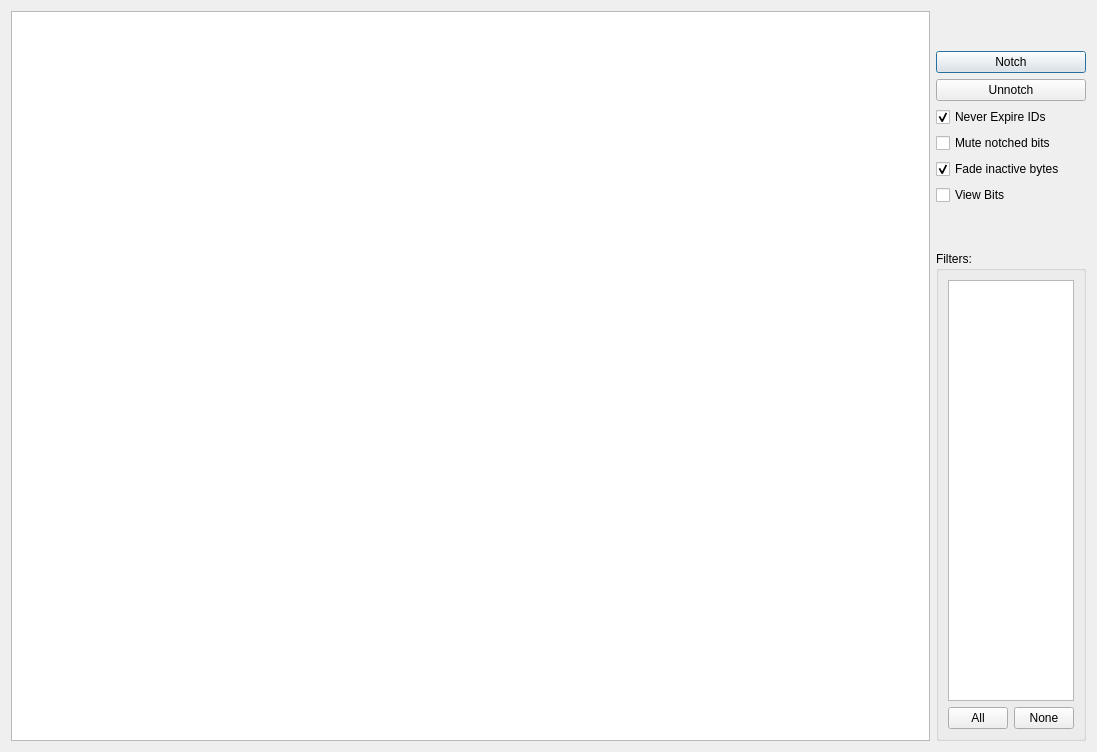
<?xml version="1.0" encoding="UTF-8"?>
<ui version="4.0">
 <class>snifferWindow</class>
 <widget class="QDialog" name="snifferWindow">
  <property name="geometry">
   <rect>
    <x>0</x>
    <y>0</y>
    <width>1097</width>
    <height>752</height>
   </rect>
  </property>
  <property name="windowTitle">
   <string>Sniffer</string>
  </property>
  <layout class="QHBoxLayout" name="horizontalLayout">
   <property name="sizeConstraint">
    <enum>QLayout::SetDefaultConstraint</enum>
   </property>
   <item>
    <widget class="QTreeView" name="treeView">
     <property name="selectionMode">
      <enum>QAbstractItemView::NoSelection</enum>
     </property>
    </widget>
   </item>
   <item>
    <layout class="QVBoxLayout" name="verticalLayout_2" stretch="0">
     <item>
      <layout class="QVBoxLayout" name="verticalLayout">
       <item>
        <spacer name="verticalSpacer_2">
         <property name="orientation">
          <enum>Qt::Vertical</enum>
         </property>
         <property name="sizeType">
          <enum>QSizePolicy::Maximum</enum>
         </property>
         <property name="sizeHint" stdset="0">
          <size>
           <width>20</width>
           <height>40</height>
          </size>
         </property>
        </spacer>
       </item>
       <item>
        <widget class="QPushButton" name="btNotch">
         <property name="sizePolicy">
          <sizepolicy hsizetype="Fixed" vsizetype="Fixed">
           <horstretch>0</horstretch>
           <verstretch>0</verstretch>
          </sizepolicy>
         </property>
         <property name="maximumSize">
          <size>
           <width>150</width>
           <height>16777215</height>
          </size>
         </property>
         <property name="text">
          <string>Notch</string>
         </property>
        </widget>
       </item>
       <item>
        <widget class="QPushButton" name="btUnNotch">
         <property name="sizePolicy">
          <sizepolicy hsizetype="Fixed" vsizetype="Fixed">
           <horstretch>0</horstretch>
           <verstretch>0</verstretch>
          </sizepolicy>
         </property>
         <property name="maximumSize">
          <size>
           <width>150</width>
           <height>16777215</height>
          </size>
         </property>
         <property name="text">
          <string>Unnotch</string>
         </property>
        </widget>
       </item>
       <item>
        <widget class="QCheckBox" name="cbNoExpire">
         <property name="text">
          <string>Never Expire IDs</string>
         </property>
         <property name="checked">
          <bool>true</bool>
         </property>
        </widget>
       </item>
       <item>
        <widget class="QCheckBox" name="cbMuteNotched">
         <property name="text">
          <string>Mute notched bits</string>
         </property>
        </widget>
       </item>
       <item>
        <widget class="QCheckBox" name="cbFadeInactive">
         <property name="text">
          <string>Fade inactive bytes</string>
         </property>
         <property name="checked">
          <bool>true</bool>
         </property>
        </widget>
       </item>
       <item>
        <widget class="QCheckBox" name="cbViewBits">
         <property name="text">
          <string>View Bits</string>
         </property>
        </widget>
       </item>
       <item>
        <spacer name="verticalSpacer">
         <property name="orientation">
          <enum>Qt::Vertical</enum>
         </property>
         <property name="sizeType">
          <enum>QSizePolicy::Maximum</enum>
         </property>
         <property name="sizeHint" stdset="0">
          <size>
           <width>20</width>
           <height>40</height>
          </size>
         </property>
        </spacer>
       </item>
       <item>
        <widget class="QGroupBox" name="groupBox">
         <property name="sizePolicy">
          <sizepolicy hsizetype="Preferred" vsizetype="Expanding">
           <horstretch>0</horstretch>
           <verstretch>0</verstretch>
          </sizepolicy>
         </property>
         <property name="maximumSize">
          <size>
           <width>150</width>
           <height>16777215</height>
          </size>
         </property>
         <property name="title">
          <string>Filters:</string>
         </property>
         <layout class="QVBoxLayout" name="verticalLayout_5">
          <property name="sizeConstraint">
           <enum>QLayout::SetDefaultConstraint</enum>
          </property>
          <item>
           <widget class="QListWidget" name="listWidget">
            <property name="sizePolicy">
             <sizepolicy hsizetype="Fixed" vsizetype="Expanding">
              <horstretch>0</horstretch>
              <verstretch>0</verstretch>
             </sizepolicy>
            </property>
            <property name="minimumSize">
             <size>
              <width>0</width>
              <height>0</height>
             </size>
            </property>
            <property name="maximumSize">
             <size>
              <width>150</width>
              <height>16777215</height>
             </size>
            </property>
           </widget>
          </item>
          <item>
           <layout class="QHBoxLayout" name="horizontalLayout_2" stretch="0,0">
            <property name="sizeConstraint">
             <enum>QLayout::SetDefaultConstraint</enum>
            </property>
            <item>
             <widget class="QPushButton" name="btAll">
              <property name="maximumSize">
               <size>
                <width>75</width>
                <height>16777215</height>
               </size>
              </property>
              <property name="text">
               <string>All</string>
              </property>
             </widget>
            </item>
            <item>
             <widget class="QPushButton" name="btNone">
              <property name="maximumSize">
               <size>
                <width>75</width>
                <height>16777215</height>
               </size>
              </property>
              <property name="text">
               <string>None</string>
              </property>
             </widget>
            </item>
           </layout>
          </item>
         </layout>
        </widget>
       </item>
      </layout>
     </item>
    </layout>
   </item>
  </layout>
 </widget>
 <resources/>
 <connections/>
</ui>
